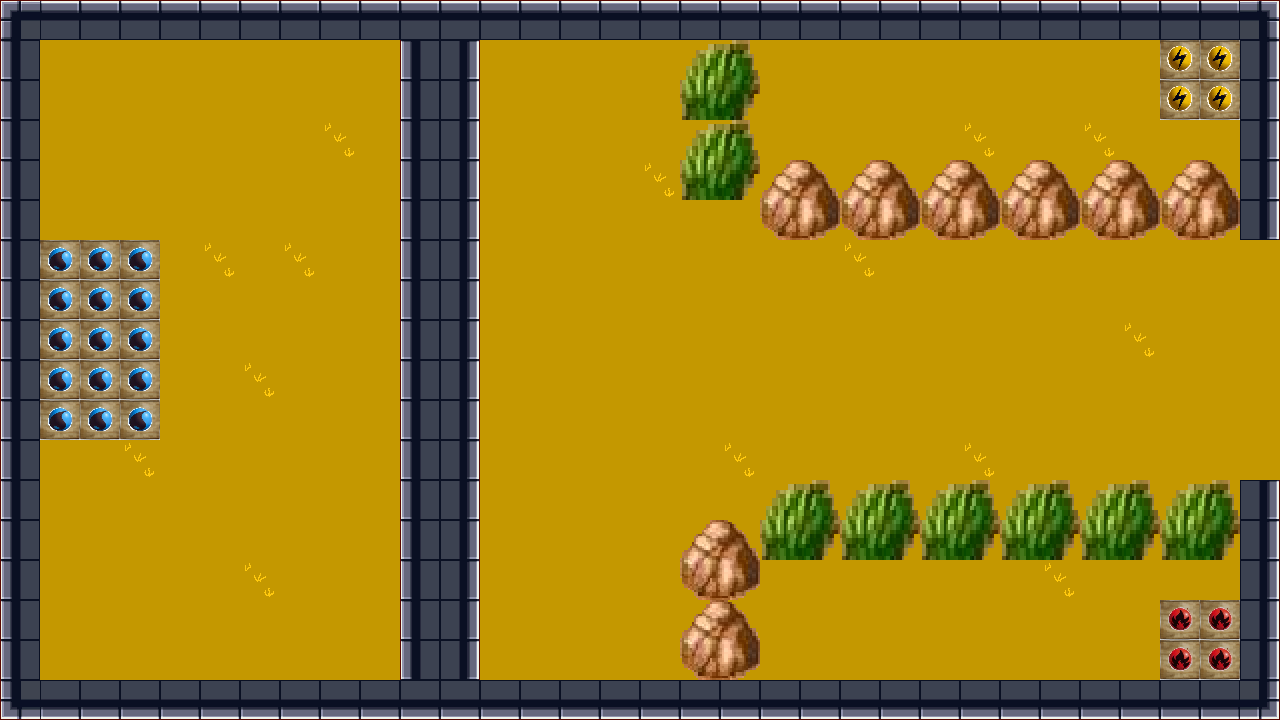

The image is a tile-based game level rendered from a .tmx file. Its description and source (layers, tilesets, objects; grid data summarised) follow:
An orthogonal 32x18 tile map with 40x40 px tiles, 5 tile layers (Tile Layer 1, trees, scrolls, additional walls, ...).

<map version="1.0" orientation="orthogonal" width="32" height="18" tilewidth="40" tileheight="40">
 <tileset firstgid="1" name="tileset" tilewidth="40" tileheight="40">
  <image source="tileset.png" width="280" height="120" />
 </tileset>
 <layer name="Tile Layer 1" width="32" height="18">
  <data>[576 cells, 576 non-empty, 10 distinct tile ids]</data>
 </layer>
 <layer name="trees" width="32" height="18">
  <data>[576 cells, 32 non-empty, 4 distinct tile ids]</data>
 </layer>
 <layer name="scrolls" width="32" height="18">
  <data>[576 cells, 23 non-empty, 3 distinct tile ids]</data>
 </layer>
 <layer name="additional walls" width="32" height="18">
  <data>[576 cells, 32 non-empty, 2 distinct tile ids]</data>
 </layer>
 <layer name="rocks" width="32" height="18">
  <data>[576 cells, 32 non-empty, 4 distinct tile ids]</data>
 </layer>
</map>